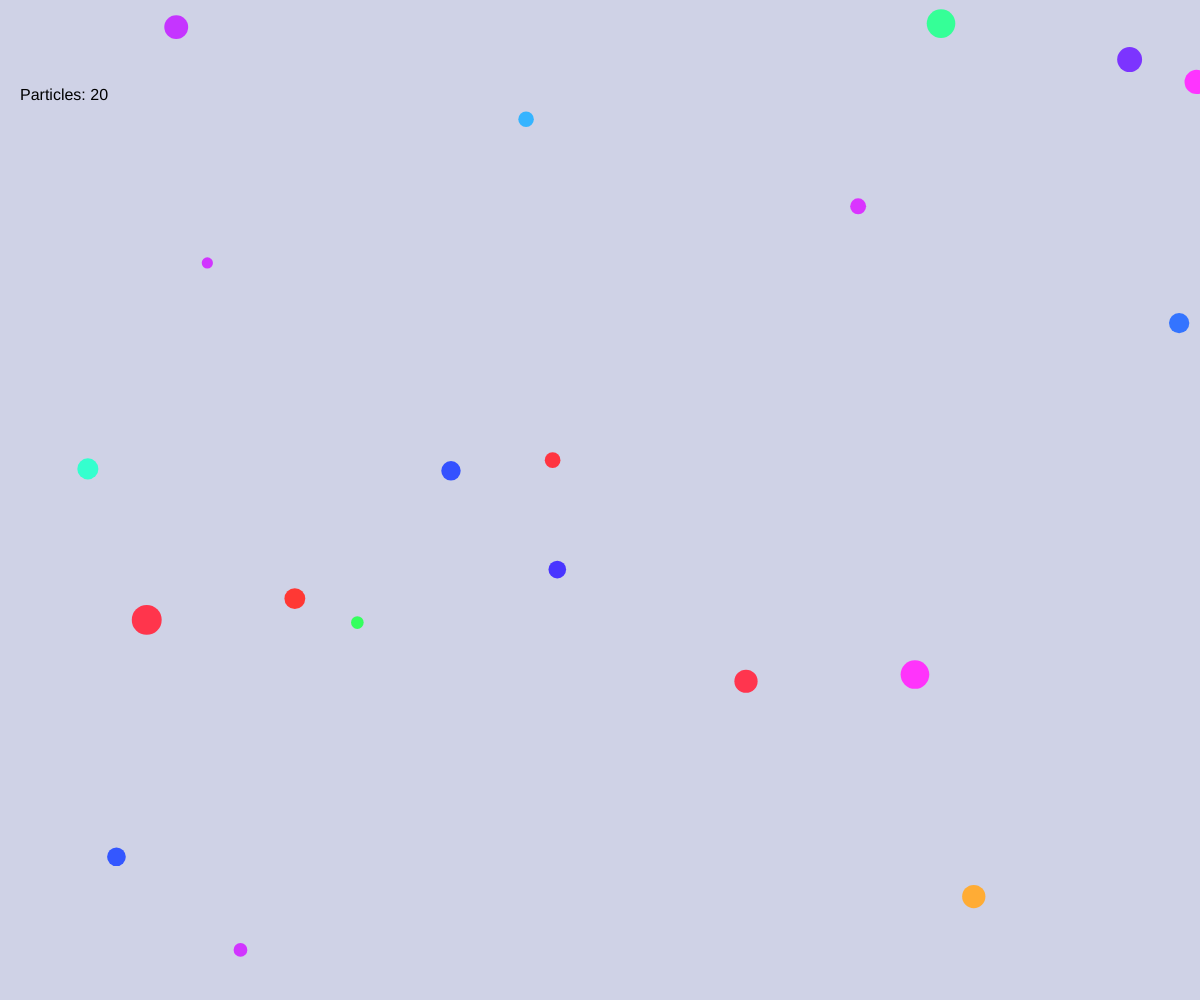
Frame 1 (no input)
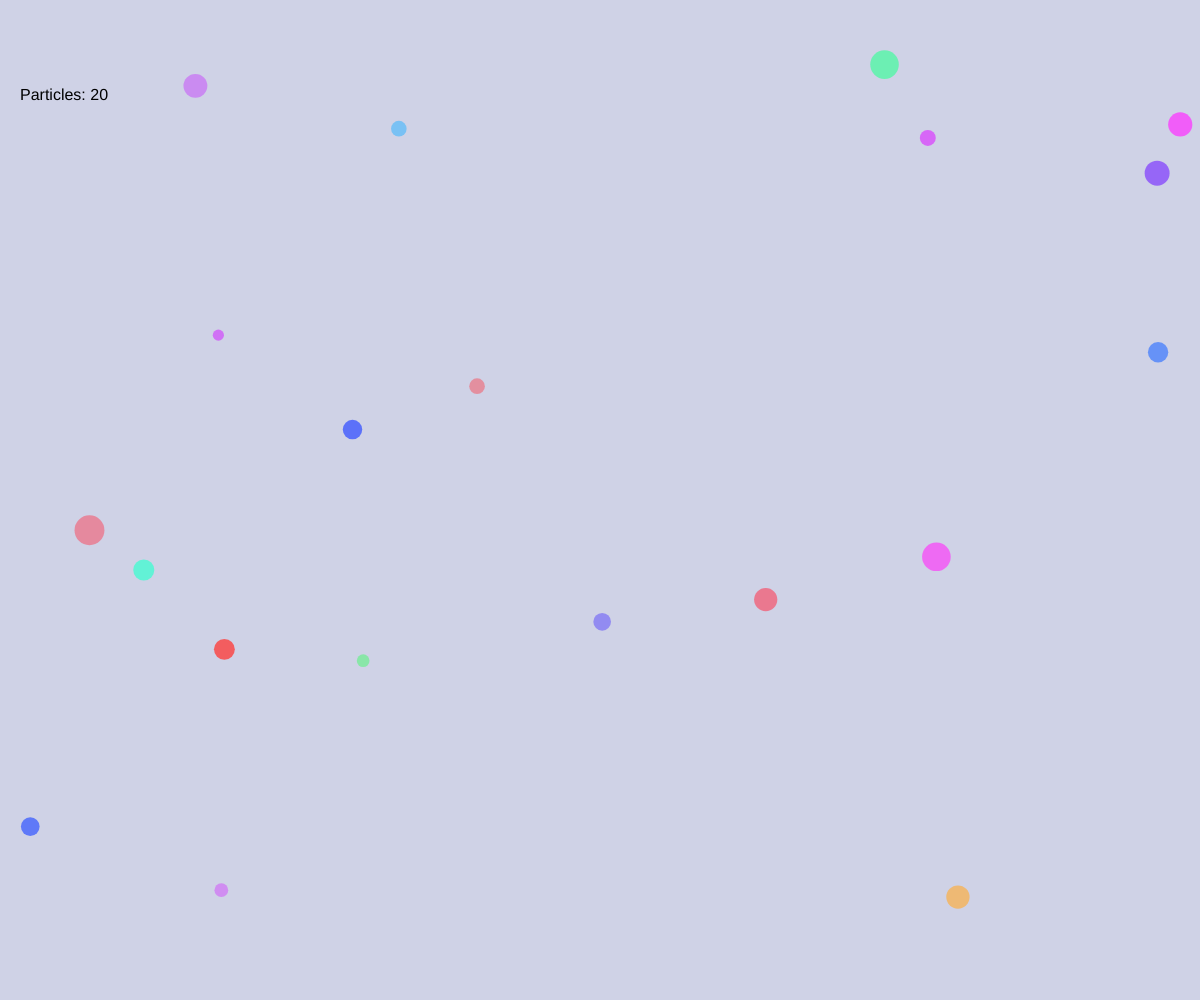
Frame 60 (no input)
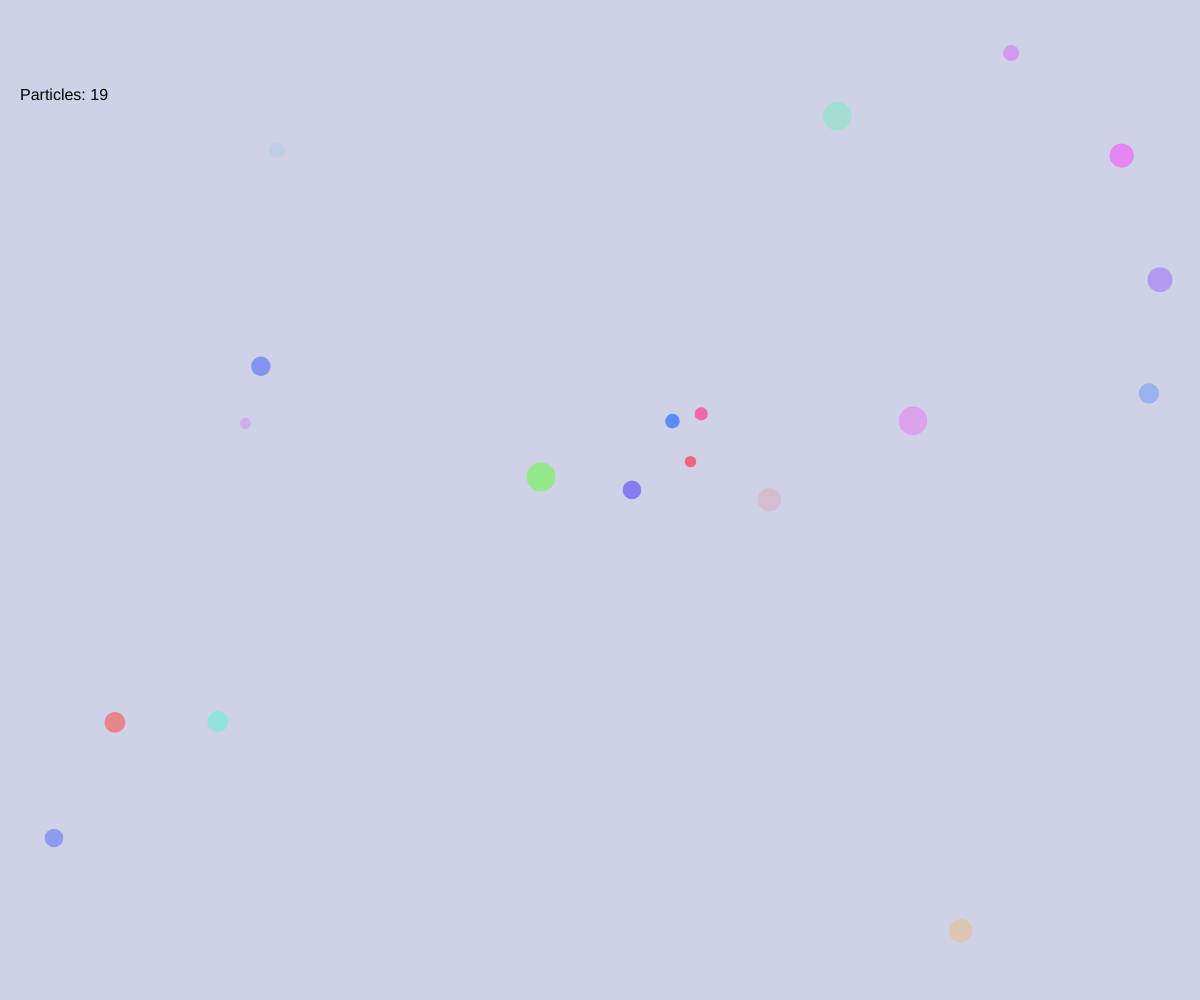
Frame 120 (the mouse pressed at the canvas centre since frame 60)

The p5.js sketch that drew these frames (run headless with seeded random() and noise() and a simulated clock; from frame 60 on, the mouse is pressed at the canvas centre):

// p5.js sketch
// ── sketch.js
// Particle system for p5.js demo
let particles = [];

function setup() {
  createCanvas(windowWidth, windowHeight);
  colorMode(HSB, 360, 100, 100, 100);

  // Create initial particles
  for (let i = 0; i < 20; i++) {
    particles.push(new Particle(random(width), random(height)));
  }
}

function draw() {
  background(230, 10, 90);

  // Update and display all particles
  for (let i = particles.length - 1; i >= 0; i--) {
    particles[i].update();
    particles[i].display();

    // Remove dead particles
    if (particles[i].isDead()) {
      particles.splice(i, 1);
    }
  }

  // Display particle count
  fill(0);
  textSize(16);
  text(`Particles: ${particles.length}`, 20, 100);
}

// Add new particles when mouse is clicked
function mousePressed() {
  for (let i = 0; i < 5; i++) {
    particles.push(new Particle(mouseX, mouseY));
  }
}

// Resize canvas when window is resized
function windowResized() {
  resizeCanvas(windowWidth, windowHeight);
}

// Particle class
class Particle {
  constructor(x, y) {
    this.position = createVector(x, y);
    this.velocity = createVector(random(-2, 2), random(-2, 2));
    this.acceleration = createVector(0, 0);
    this.color = random(360);
    this.size = random(10, 30);
    this.lifespan = 255;
    this.decay = random(1, 2.5);
  }

  update() {
    // Add some random movement
    let randomForce = createVector(random(-0.1, 0.1), random(-0.1, 0.1));
    this.acceleration.add(randomForce);

    // Update velocity and position
    this.velocity.add(this.acceleration);
    this.velocity.limit(3);
    this.position.add(this.velocity);

    // Reset acceleration
    this.acceleration.mult(0);

    // Reduce lifespan
    this.lifespan -= this.decay;

    // Bounce off edges
    if (this.position.x < 0 || this.position.x > width) {
      this.velocity.x *= -1;
    }
    if (this.position.y < 0 || this.position.y > height) {
      this.velocity.y *= -1;
    }
  }

  display() {
    noStroke();
    fill(this.color, 80, 100, (this.lifespan / 255) * 100);
    ellipse(this.position.x, this.position.y, this.size);
  }

  isDead() {
    return this.lifespan <= 0;
  }
}

// ── sketch_demo.html
<!DOCTYPE html>
<html lang="en">
  <head>
    <meta charset="UTF-8" />
    <meta name="viewport" content="width=device-width, initial-scale=1.0" />
    <title>p5.js Particle System</title>
    <style>
      body {
        margin: 0;
        padding: 0;
        display: flex;
        justify-content: center;
        align-items: center;
        height: 100vh;
        background-color: #f0f0f0;
        font-family: Arial, sans-serif;
      }

      #controls {
        position: absolute;
        top: 20px;
        left: 20px;
        background-color: rgba(255, 255, 255, 0.8);
        padding: 10px;
        border-radius: 5px;
      }

      #error-message {
        position: absolute;
        top: 50%;
        left: 50%;
        transform: translate(-50%, -50%);
        color: white;
        background-color: rgba(255, 0, 0, 0.7);
        padding: 20px;
        border-radius: 5px;
        z-index: 200;
        font-family: Arial, sans-serif;
        display: none;
      }

      a.back-link {
        position: absolute;
        bottom: 20px;
        left: 20px;
        text-decoration: none;
        color: #3498db;
      }
    </style>
  </head>
  <body>
    <div id="controls">
      <h2>p5.js 2D Animation Demo</h2>
      <p>Click on the canvas to add more particles</p>
    </div>

    <div id="error-message"></div>

    <a class="back-link" href="index.html">← Back to Examples</a>

    <!-- Error handler -->
    <script>
      window.addEventListener('error', function (event) {
        console.error('Error detected:', event.message);
        document.getElementById('error-message').style.display = 'block';
        document.getElementById('error-message').textContent =
          'Error loading p5.js sketch: ' +
          event.message +
          ' - Please check console for details.';
      });
    </script>

    <!-- Load p5.js library from CDN -->
    <script src="https://cdnjs.cloudflare.com/ajax/libs/p5.js/1.11.3/p5.min.js"></script>
    <script src="sketch.js"></script>
  </body>
</html>
